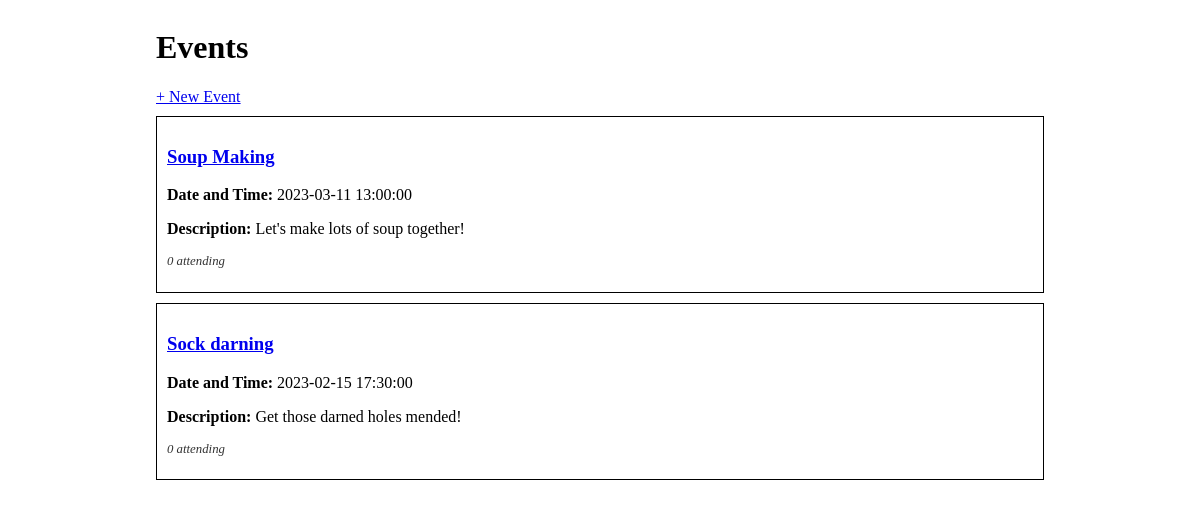
Before: / with the older database file.
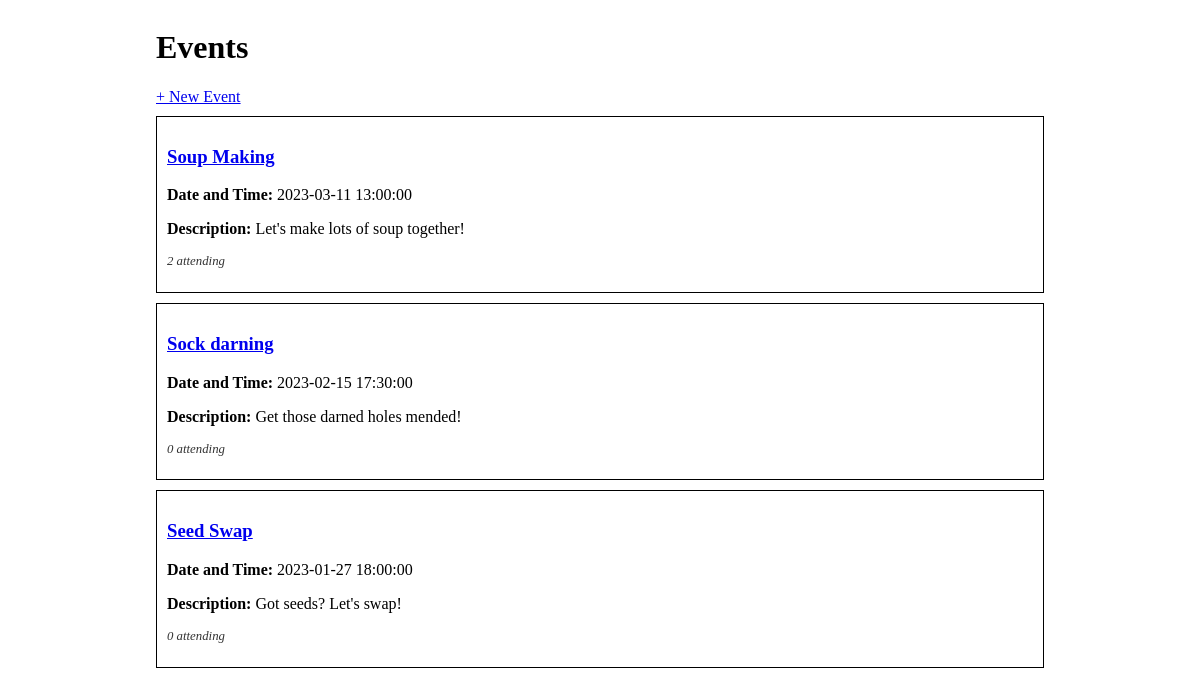
After: the same page with the newer database file.
### events_app/models.py (models this page shows)
class Event(db.Model):
    id = db.Column(db.Integer, primary_key=True)
    title = db.Column(db.String(80), nullable=False)
    description = db.Column(db.String(280))
    date_and_time = db.Column(db.DateTime)
    guests = db.relationship('Guest', secondary='guest_event', back_populates='events_attending')
    event_type = db.Column(db.Enum("Party", "Study", "Networking", "Lecture", "Workshop", name="event_type"))

### events_app/routes.py (the view)
@main.route('/')
def index():
    events = Event.query.all()
    return render_template('index.html', events=events)

### events_app/templates/index.html
{% extends 'base.html' %}
{% block content %}
<h1>Events</h1>
<a href="/create">+ New Event</a>
{% for event in events %}
<div class="event-container">
    <h3><a href="/event/{{event.id}}">{{event.title}}</a></h3>
    <p><strong>Date and Time:</strong> {{event.date_and_time}}</p>
    <p><strong>Description:</strong> {{event.description}}</p>
    <p class="small-text">
        {{event.guests|length}} attending
    </p>
</div>
{% endfor %}
{% endblock %}

### events_app/templates/base.html (shortened to what this page needs)
<!DOCTYPE html>
<html>
    <head>
        <link rel="stylesheet" href="/static/style.css">
    </head>
    <body>
        <div id="content">
            {% block content %}{% endblock %}
        </div>
    </body>
</html>

### events_app/static/style.css (style rules this page uses)
body { display: flex; justify-content: center; }
#content { width: 75%; }
.event-container { border: 1px solid #000; margin: 10px 0; padding: 10px; }
.small-text { font-size: 0.8em; color: #333; font-style: italic; }

Changed rows visible on the page:
computed for Event "Soup Making": guests|length "0" → "2"
added Event: title "Seed Swap", date_and_time "2023-01-27 18:00:00", description "Got seeds? Let's swap!", guests|length "0"
